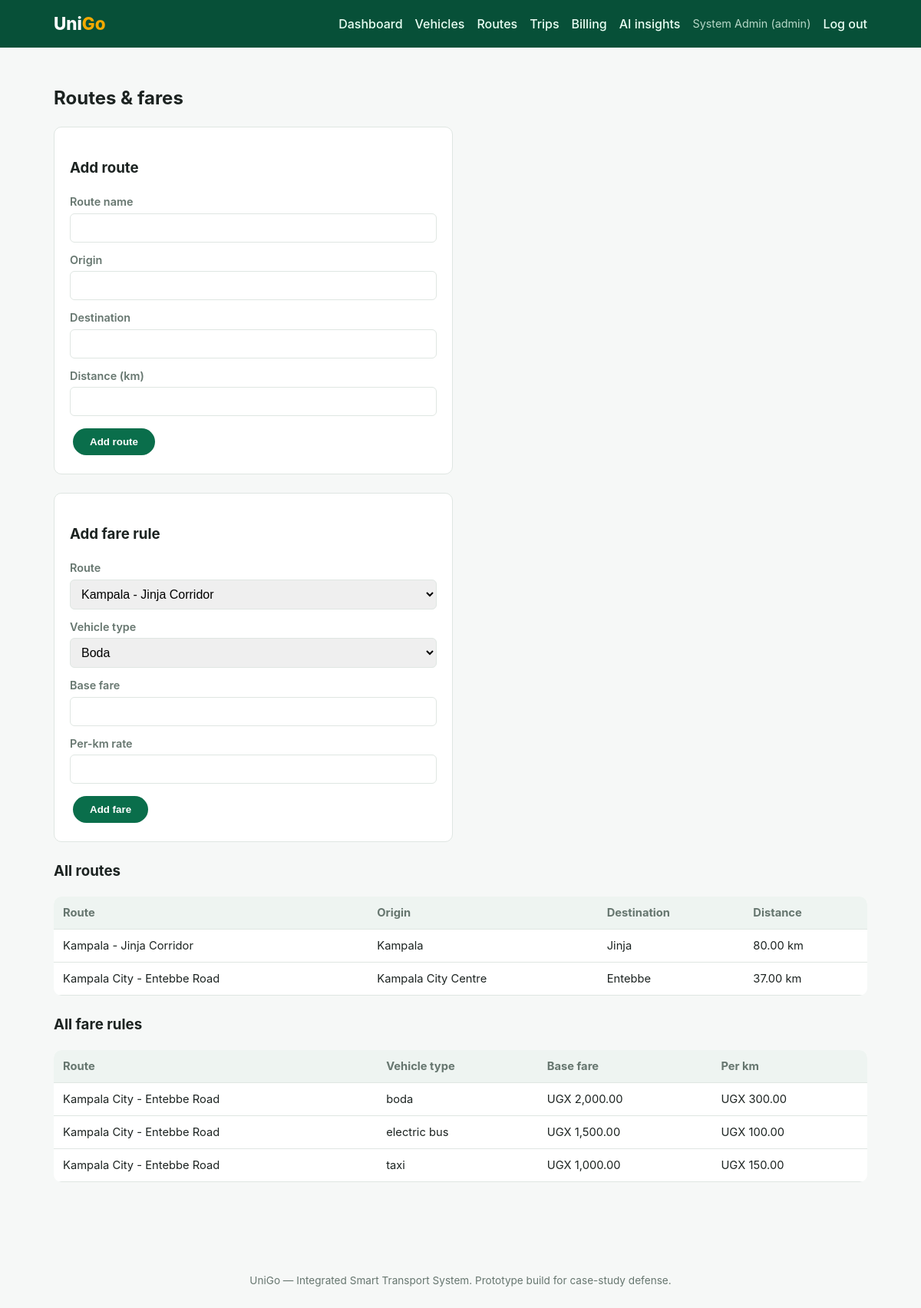
The page /admin/routes.php (signed in) on the database its author committed.
### tables this page shows
CREATE TABLE routes (
    id              INT AUTO_INCREMENT PRIMARY KEY,
    route_name      VARCHAR(150) NOT NULL,
    origin          VARCHAR(120) NOT NULL,
    destination     VARCHAR(120) NOT NULL,
    distance_km     DECIMAL(6,2) NOT NULL,
    country         VARCHAR(60)  NOT NULL DEFAULT 'Uganda',
    district        VARCHAR(60)  DEFAULT NULL,
    created_at      TIMESTAMP DEFAULT CURRENT_TIMESTAMP
);

CREATE TABLE fares (
    id              INT AUTO_INCREMENT PRIMARY KEY,
    route_id        INT NOT NULL,
    vehicle_type    ENUM('boda','taxi','bus','electric_bus','truck') NOT NULL,
    base_fare       DECIMAL(10,2) NOT NULL,
    per_km_rate     DECIMAL(10,2) NOT NULL,
    FOREIGN KEY (route_id) REFERENCES routes(id) ON DELETE CASCADE
);

### includes/functions.php (called while the page is built, shortened)
<?php
function is_logged_in(): bool
{
    return isset($_SESSION['user_id']);
}
function current_user(): ?array
{
    return [
        'id'   => $_SESSION['user_id'],
        'name' => $_SESSION['user_name'],
        'role' => $_SESSION['user_role'],
    ];
}
function clean(string $value): string
{
    return htmlspecialchars(trim($value), ENT_QUOTES, 'UTF-8');
}

### admin/routes.php (the view, shortened to what this page needs)
<?php
require_once __DIR__ . '/../config/config.php';
$routes = $pdo->query('SELECT * FROM routes ORDER BY route_name')->fetchAll();
$fares  = $pdo->query(
    "SELECT f.*, r.route_name FROM fares f JOIN routes r ON r.id = f.route_id ORDER BY r.route_name"
)->fetchAll();
require __DIR__ . '/../includes/header.php';
?>
<h2>Routes &amp; fares</h2>
<div class="form-card">
    <h3>Add route</h3>
    <form method="post">
        <label>Route name<input type="text" name="route_name" required></label>
        <label>Origin<input type="text" name="origin" required></label>
        <label>Destination<input type="text" name="destination" required></label>
        <label>Distance (km)<input type="number" step="0.1" name="distance_km" required></label>
        <button type="submit" class="cta">Add route</button>
    </form>
</div>
<div class="form-card">
    <h3>Add fare rule</h3>
    <form method="post">
        <label>Route
            <select name="route_id" required>
                <?php foreach ($routes as $r): ?>
                    <option value="<?= (int)$r['id'] ?>"><?= clean($r['route_name']) ?></option>
                <?php endforeach; ?>
            </select>
        </label>
        <label>Vehicle type
            <select name="vehicle_type">
                <option value="boda">Boda</option>
            </select>
        </label>
        <label>Base fare<input type="number" step="0.01" name="base_fare" required></label>
        <label>Per-km rate<input type="number" step="0.01" name="per_km_rate" required></label>
        <button type="submit" class="cta">Add fare</button>
    </form>
</div>
<h3>All routes</h3>
<table class="data-table">
    <thead><tr><th>Route</th><th>Origin</th><th>Destination</th><th>Distance</th></tr></thead>
    <tbody>
    <?php foreach ($routes as $r): ?>
        <tr><td><?= clean($r['route_name']) ?></td><td><?= clean($r['origin']) ?></td><td><?= clean($r['destination']) ?></td><td><?= clean($r['distance_km']) ?> km</td></tr>
    <?php endforeach; ?>
    </tbody>
</table>
<h3>All fare rules</h3>
<table class="data-table">
    <thead><tr><th>Route</th><th>Vehicle type</th><th>Base fare</th><th>Per km</th></tr></thead>
    <tbody>
    <?php foreach ($fares as $f): ?>
        <tr><td><?= clean($f['route_name']) ?></td><td><?= clean(str_replace('_',' ',$f['vehicle_type'])) ?></td><td>UGX <?= number_format($f['base_fare'],2) ?></td><td>UGX <?= number_format($f['per_km_rate'],2) ?></td></tr>
    <?php endforeach; ?>
    </tbody>
</table>
<?php require __DIR__ . '/../includes/footer.php'; ?>

### includes/header.php (shortened to what this page needs)
<?php $u = current_user(); ?>
<!DOCTYPE html>
<html lang="en">
<head>
<link rel="stylesheet" href="<?= BASE_URL ?>/assets/css/style.css">
</head>
<body>
<header class="topbar">
    <div class="topbar-inner">
        <a class="brand" href="<?= BASE_URL ?>/index.php">Uni<span>Go</span></a>
        <nav>
            <?php if ($u): ?>
                <?php if ($u['role'] === 'passenger'): ?>
                    <a href="<?= BASE_URL ?>/passenger/dashboard.php">Dashboard</a>
                    <a href="<?= BASE_URL ?>/passenger/search.php">Find a trip</a>
                    <a href="<?= BASE_URL ?>/passenger/my_bookings.php">My bookings</a>
                    <a href="<?= BASE_URL ?>/passenger/sos.php" class="sos">SOS</a>
                <?php elseif ($u['role'] === 'driver'): ?>
                    <a href="<?= BASE_URL ?>/driver/dashboard.php">Dashboard</a>
                    <a href="<?= BASE_URL ?>/driver/trips.php">My trips</a>
                <?php elseif (in_array($u['role'], ['admin','operator'], true)): ?>
                    <a href="<?= BASE_URL ?>/admin/dashboard.php">Dashboard</a>
                    <a href="<?= BASE_URL ?>/admin/vehicles.php">Vehicles</a>
                    <a href="<?= BASE_URL ?>/admin/routes.php">Routes</a>
                    <a href="<?= BASE_URL ?>/admin/trips.php">Trips</a>
                    <a href="<?= BASE_URL ?>/admin/subscriptions.php">Billing</a>
                    <a href="<?= BASE_URL ?>/admin/ai_insights.php">AI insights</a>
                <?php endif; ?>
                <span class="who"><?= clean($u['name']) ?> (<?= clean($u['role']) ?>)</span>
                <a href="<?= BASE_URL ?>/auth/logout.php">Log out</a>
            <?php else: ?>
                <a href="<?= BASE_URL ?>/auth/login.php">Log in</a>
                <a href="<?= BASE_URL ?>/auth/register.php" class="cta">Sign up</a>
            <?php endif; ?>
        </nav>
    </div>
</header>
<main class="container">

### includes/footer.php (shortened to what this page needs)
</main>
<footer class="site-footer">
    <p>UniGo &mdash; Integrated Smart Transport System. Prototype build for case-study defense.</p>
</footer>
</body>
</html>

### assets/css/style.css (style rules this page uses)
:root { --primary: #0a6e4b; --primary-dark: #075038; --accent: #f2a900; --danger: #c0392b; --bg: #f6f8f7; --card-bg: #ffffff; --text: #1c2321; --muted: #66766f; --border: #dfe6e2; --radius: 10px; }
* { box-sizing: border-box; }
body { margin: 0; font-family: -apple-system, BlinkMacSystemFont, "Segoe UI", Roboto, Helvetica, Arial, sans-serif; background: var(--bg); color: var(--text); line-height: 1.5; }
a { color: var(--primary); text-decoration: none; }
.topbar { background: var(--primary-dark); color: #fff; }
.topbar-inner { max-width: 1100px; margin: 0 auto; display: flex; align-items: center; justify-content: space-between; padding: 14px 20px; flex-wrap: wrap; gap: 10px; }
.brand { font-weight: 800; font-size: 1.4rem; color: #fff; }
.brand span { color: var(--accent); }
nav { display: flex; align-items: center; gap: 16px; flex-wrap: wrap; }
nav a { color: #eafff4; font-weight: 500; }
nav .who { color: #b7d8c8; font-size: 0.9rem; }
.container { max-width: 1100px; margin: 0 auto; padding: 28px 20px 60px; }
.cta { display: inline-block; background: var(--primary); color: #fff; padding: 10px 22px; border-radius: 24px; font-weight: 600; border: none; cursor: pointer; margin: 4px; }
.form-card { background: var(--card-bg); border: 1px solid var(--border); border-radius: var(--radius); padding: 20px; max-width: 520px; margin-bottom: 24px; }
.form-card label { display: block; margin-bottom: 12px; font-weight: 600; font-size: 0.9rem; color: var(--muted); }
.form-card input, .form-card select { width: 100%; padding: 9px 10px; margin-top: 4px; border: 1px solid var(--border); border-radius: 6px; font-size: 1rem; }
.data-table { width: 100%; border-collapse: collapse; background: var(--card-bg); border-radius: var(--radius); overflow: hidden; margin-bottom: 24px; }
.data-table th, .data-table td { padding: 10px 12px; border-bottom: 1px solid var(--border); text-align: left; font-size: 0.92rem; }
.data-table th { background: #eef4f1; color: var(--muted); }
.site-footer { text-align: center; color: var(--muted); padding: 20px; font-size: 0.85rem; }

### rows shown on the page
routes: route_name "Kampala - Jinja Corridor", origin "Kampala", destination "Jinja", distance_km "80.00"
routes: route_name "Kampala City - Entebbe Road", origin "Kampala City Centre", destination "Entebbe", distance_km "37.00"
fares: route.route_name "Kampala City - Entebbe Road", vehicle_type "boda", base_fare "2,000.00", per_km_rate "300.00"
fares: route.route_name "Kampala City - Entebbe Road", vehicle_type "electric bus", base_fare "1,500.00", per_km_rate "100.00"
fares: route.route_name "Kampala City - Entebbe Road", vehicle_type "taxi", base_fare "1,000.00", per_km_rate "150.00"

### other values the page prints
$u['name'] "System Admin"
$u['role'] "admin"
form field route_id "Kampala - Jinja Corridor"
